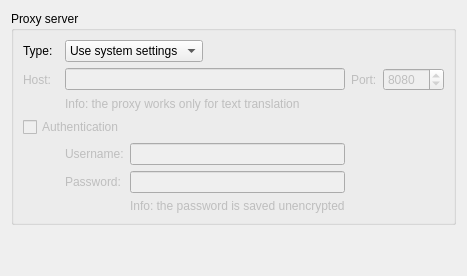
      <widget class="QWidget" name="connectionPage">
       <layout class="QVBoxLayout" name="connectionLayout">
        <item>
         <widget class="QGroupBox" name="proxyGroupBox">
          <property name="title">
           <string>Proxy server</string>
          </property>
          <layout class="QGridLayout" name="proxyServerLayout">
           <item row="0" column="0">
            <widget class="QLabel" name="proxyTypeLabel">
             <property name="text">
              <string>Type:</string>
             </property>
            </widget>
           </item>
           <item row="6" column="3">
            <widget class="QLineEdit" name="proxyPasswordEdit">
             <property name="enabled">
              <bool>false</bool>
             </property>
             <property name="toolTip">
              <string>&lt;html&gt;&lt;head/&gt;&lt;body&gt;&lt;p&gt;Proxy password for authentification&lt;/p&gt;&lt;/body&gt;&lt;/html&gt;</string>
             </property>
             <property name="echoMode">
              <enum>QLineEdit::Password</enum>
             </property>
            </widget>
           </item>
           <item row="5" column="3">
            <widget class="QLineEdit" name="proxyUsernameEdit">
             <property name="enabled">
              <bool>false</bool>
             </property>
             <property name="toolTip">
              <string>&lt;html&gt;&lt;head/&gt;&lt;body&gt;&lt;p&gt;Proxy username for authentification&lt;/p&gt;&lt;/body&gt;&lt;/html&gt;</string>
             </property>
            </widget>
           </item>
           <item row="7" column="3">
            <widget class="QLabel" name="proxyPasswordInfoLabel">
             <property name="enabled">
              <bool>false</bool>
             </property>
             <property name="text">
              <string>Info: the password is saved unencrypted</string>
             </property>
            </widget>
           </item>
           <item row="1" column="5">
            <widget class="QSpinBox" name="proxyPortSpinbox">
             <property name="enabled">
              <bool>false</bool>
             </property>
             <property name="toolTip">
              <string>&lt;html&gt;&lt;head/&gt;&lt;body&gt;&lt;p&gt;Proxy port&lt;/p&gt;&lt;/body&gt;&lt;/html&gt;</string>
             </property>
             <property name="minimum">
              <number>1</number>
             </property>
             <property name="maximum">
              <number>65535</number>
             </property>
             <property name="value">
              <number>8080</number>
             </property>
            </widget>
           </item>
           <item row="1" column="4">
            <widget class="QLabel" name="proxyPortLabel">
             <property name="enabled">
              <bool>false</bool>
             </property>
             <property name="text">
              <string>Port:</string>
             </property>
            </widget>
           </item>
           <item row="4" column="0" colspan="4">
            <widget class="QCheckBox" name="proxyAuthCheckBox">
             <property name="enabled">
              <bool>false</bool>
             </property>
             <property name="toolTip">
              <string>&lt;html&gt;&lt;head/&gt;&lt;body&gt;&lt;p&gt;Enable or disable authentification&lt;/p&gt;&lt;/body&gt;&lt;/html&gt;</string>
             </property>
             <property name="text">
              <string>Authentication</string>
             </property>
            </widget>
           </item>
           <item row="1" column="0">
            <widget class="QLabel" name="proxyHostLabel">
             <property name="enabled">
              <bool>false</bool>
             </property>
             <property name="text">
              <string>Host:</string>
             </property>
            </widget>
           </item>
           <item row="6" column="2">
            <widget class="QLabel" name="proxyPasswordLabel">
             <property name="enabled">
              <bool>false</bool>
             </property>
             <property name="text">
              <string>Password:</string>
             </property>
            </widget>
           </item>
           <item row="5" column="2">
            <widget class="QLabel" name="proxyUsernameLabel">
             <property name="enabled">
              <bool>false</bool>
             </property>
             <property name="text">
              <string>Username:</string>
             </property>
            </widget>
           </item>
           <item row="1" column="2" colspan="2">
            <widget class="QLineEdit" name="proxyHostEdit">
             <property name="enabled">
              <bool>false</bool>
             </property>
             <property name="toolTip">
              <string>&lt;html&gt;&lt;head/&gt;&lt;body&gt;&lt;p&gt;Proxy host name&lt;/p&gt;&lt;/body&gt;&lt;/html&gt;</string>
             </property>
             <property name="text">
              <string/>
             </property>
            </widget>
           </item>
           <item row="0" column="2" colspan="2">
            <widget class="QComboBox" name="proxyTypeComboBox">
             <property name="sizePolicy">
              <sizepolicy hsizetype="Maximum" vsizetype="Fixed">
               <horstretch>0</horstretch>
               <verstretch>0</verstretch>
              </sizepolicy>
             </property>
             <property name="toolTip">
              <string>&lt;html&gt;&lt;head/&gt;&lt;body&gt;&lt;p&gt;Proxy type&lt;/p&gt;&lt;/body&gt;&lt;/html&gt;</string>
             </property>
             <item>
              <property name="text">
               <string>Use system settings</string>
              </property>
             </item>
             <item>
              <property name="text">
               <string notr="true">SOCKS5</string>
              </property>
             </item>
             <item>
              <property name="text">
               <string>Don't use a proxy</string>
              </property>
             </item>
             <item>
              <property name="text">
               <string notr="true">HTTP</string>
              </property>
             </item>
            </widget>
           </item>
           <item row="2" column="2" colspan="2">
            <widget class="QLabel" name="proxyInfoLabel">
             <property name="enabled">
              <bool>false</bool>
             </property>
             <property name="text">
              <string>Info: the proxy works only for text translation</string>
             </property>
            </widget>
           </item>
          </layout>
         </widget>
        </item>
        <item>
         <spacer name="proxySpacer">
          <property name="orientation">
           <enum>Qt::Vertical</enum>
          </property>
          <property name="sizeHint" stdset="0">
           <size>
            <width>20</width>
            <height>40</height>
           </size>
          </property>
         </spacer>
        </item>
       </layout>
      </widget>
